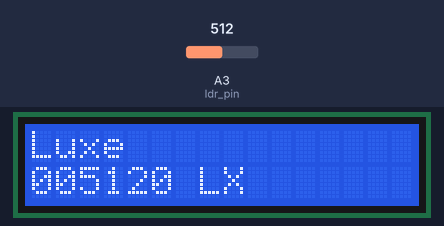
Bench run of a sketch on a simulated Arduino Uno, built with avr-gcc and run on an emulated ATmega328P. Parts: 16×2 character LCD. The inputs (shaded band) are chosen by the test bench; at power-on: A3 (ldr_pin) = 512.

Above: at 1.2 s.
1.3 s: A3 (ldr_pin) set to 716
At 2.9 s:
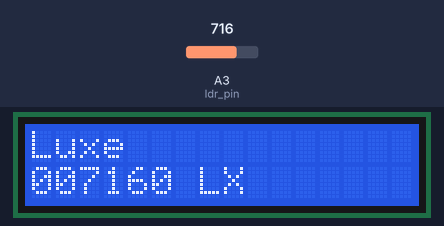
3.5 s: A3 (ldr_pin) set to 900
At 5.1 s:
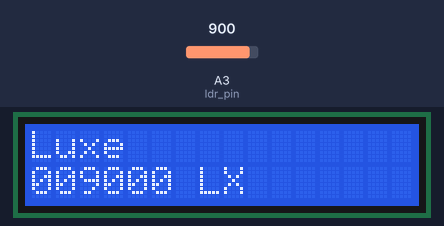
5.6 s: A3 (ldr_pin) set to 1023
At 7.3 s:
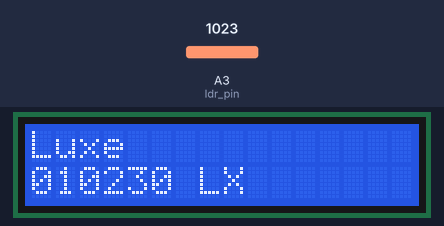
Timing chart, 0 to 8.8 s (numbered marks = the images above; inputs shaded):
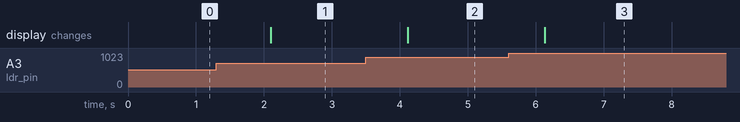

Measured:
- after the input at 1.3 s, the display: changes after 0.80 s (image 1)
- after the input at 3.5 s, the display: changes after 0.62 s (image 2)
- after the input at 5.6 s, the display: changes after 0.54 s (image 3)

The sketch:

sketch_checking_light.ino
```cpp
#include <LiquidCrystal_I2C.h>

constexpr int ldr_pin = A3;

LiquidCrystal_I2C lcd(0x38, 16,2);

void setup() {
  lcd.init();
  lcd.backlight();
  lcd.setCursor(0, 0);
  lcd.print("Luxe");
  pinMode(ldr_pin, INPUT);
}

void loop() {
  long ldrData = analogRead(ldr_pin);
  String ldrLS = longToStr(ldrData, 6);
  lcd.setCursor(0, 1);
  lcd.print(ldrLS);
  lcd.print(" LX");
  delay(1000);
}

String longToStr(long value, int countDigits){
  String valueS;
  value = value*10;
  int lenV = String(value).length();
  for(int i = countDigits; i > lenV; i --){
    valueS+= "0";
  }
  valueS += String(value);
  return valueS;
}
```
